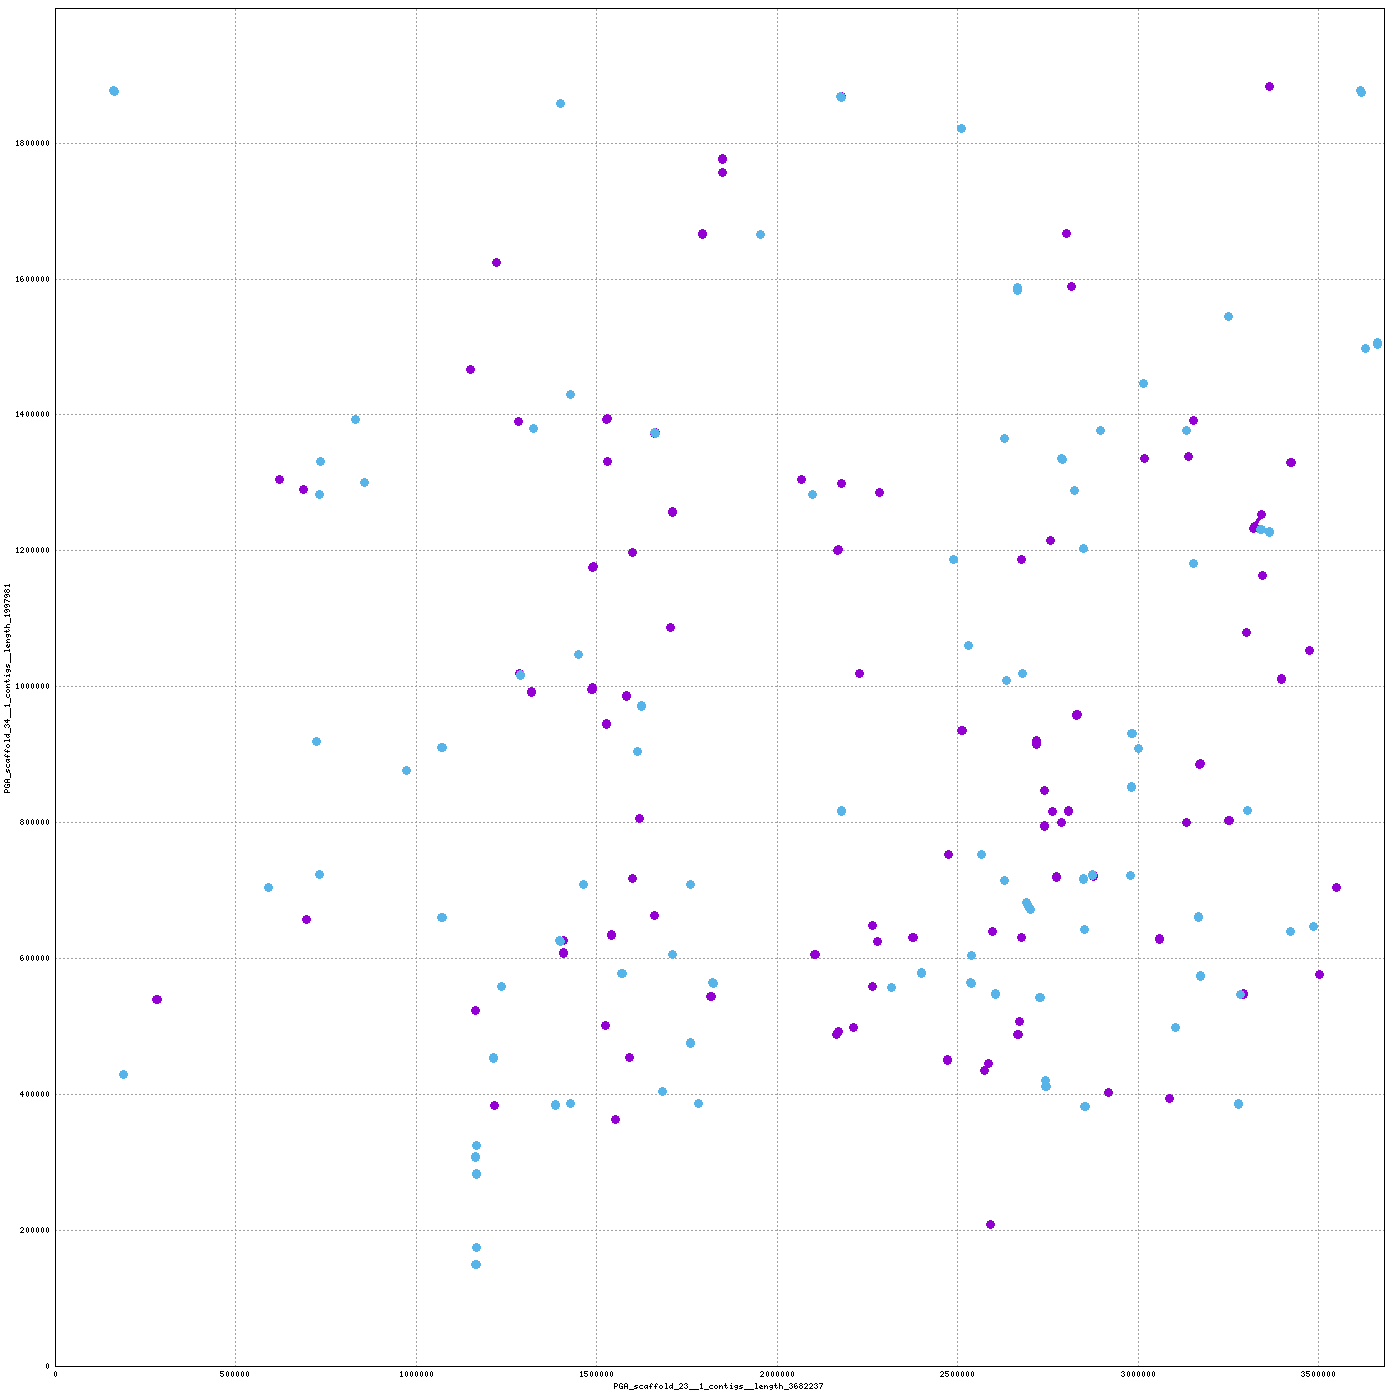

This figure's gnuplot source:
set terminal png tiny size 1400,1400
set output "/home/mike/Desktop/scripts/snakes/plot_pairs/hiCversion1.linear/nucmer/nucmer.45.png"
set size 1,1
set grid
unset key
set border 15
set tics scale 0
set xlabel "PGA_scaffold_23__1_contigs__length_3682237"
set ylabel "PGA_scaffold_34__1_contigs__length_1997981"
set format "%.0f"
set mouse format "%.0f"
set mouse mouseformat "[%.0f, %.0f]"
if(GPVAL_VERSION < 5) set mouse clipboardformat "[%.0f, %.0f]"
set xrange [1:3682237]
set yrange [1:1997981]
set style line 1  lt 1 lw 3 pt 6 ps 1
set style line 2  lt 3 lw 3 pt 6 ps 1
set style line 3  lt 2 lw 3 pt 6 ps 1
plot \
 "/home/mike/Desktop/scripts/snakes/plot_pairs/hiCversion1.linear/nucmer/nucmer.45.fplot" title "FWD" w lp ls 1, \
 "/home/mike/Desktop/scripts/snakes/plot_pairs/hiCversion1.linear/nucmer/nucmer.45.rplot" title "REV" w lp ls 2
